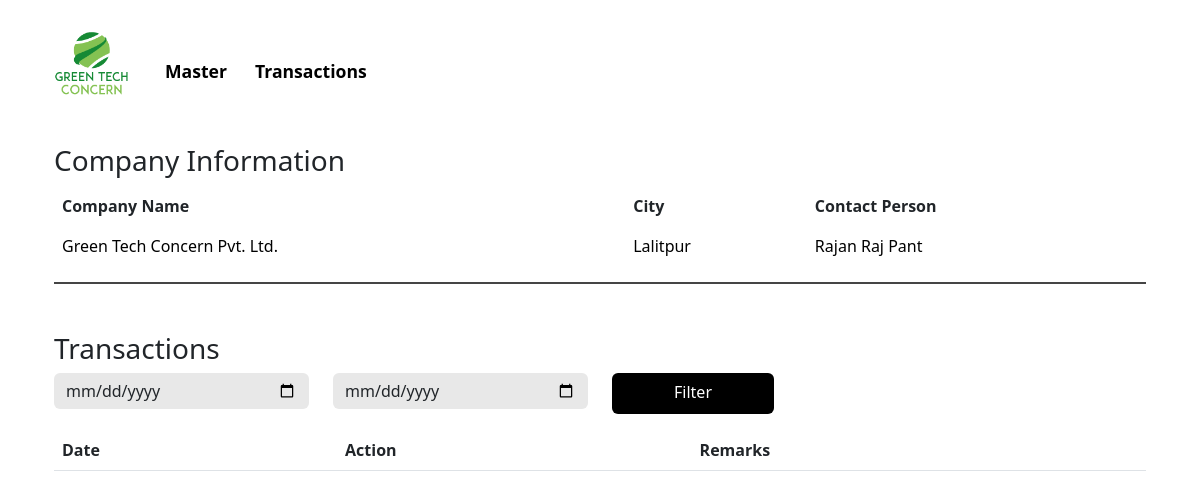
The page /companydetails/1/ on the database its author committed.
### resecurityapp/models.py (models this page shows, shortened)
class Company(models.Model):
    Company_Name = models.CharField(max_length=100)
    sector = models.ForeignKey(Sector, on_delete=models.SET_NULL, null=True)
    address = models.CharField(max_length=255)
    city = models.CharField(max_length=100)
    country = models.CharField(max_length=100)
    Contact_Person = models.CharField(max_length=100)
    designation = models.CharField(max_length=100)
    email = models.EmailField()
    Phone_Number = models.CharField(max_length=20)
    requirement = models.CharField(max_length=100, default=None)
    service = models.ForeignKey(Service, on_delete=models.SET_NULL, null=True)
    brand = models.ForeignKey(Brand, on_delete=models.SET_NULL, null=True)
    Requirement_Description = models.TextField()
    currency = models.CharField(max_length=100)
    price = models.CharField(max_length=100)
    via = models.ForeignKey(Via, on_delete=models.SET_NULL, null=True)
    Referral_Name = models.CharField(max_length=100)
    Partner_Name = models.CharField(max_length=100)
    status = models.ForeignKey(Status, on_delete=models.SET_NULL, null=True)
    class Meta:
        verbose_name_plural = "companies"

### resecurityapp/views.py (the view)
# urls.py: path('companydetails/<int:company_id>/', views.companydetails, name='companydetails'),
def companydetails(request, company_id):
    company = Company.objects.get(pk=company_id)
    transactions = Transaction.objects.filter(Company_Name=company.Company_Name).order_by('-date')
    start_date = request.GET.get('start_date')
    end_date = request.GET.get('end_date')
    if start_date and end_date:
        filtered_transactions = transactions.filter(date__range=[start_date, end_date])
    else:
        filtered_transactions = transactions
    return render(request, 'companydetails.html', {'company': company, 'transactions': transactions, 'filtered_transactions': filtered_transactions})

### templates/companydetails.html (shortened to what this page needs)
{% load static %}
<!doctype html>
<html lang="en">
<head>
    <link href="https://cdn.jsdelivr.net/npm/bootstrap@5.3.2/dist/css/bootstrap.min.css" rel="stylesheet">
    <link href="{% static 'css/homepage.css' %}" rel="stylesheet">
</head>
<body>
    <div class="container">
        <div id="navbar">
            <nav class="navbar navbar-expand-lg justify-content-center">
                <div class="container-fluid mt-3">
                    <a class="navbar-brand" href="{% url 'index' %}">
                        <img src="{% static 'images/logo.png' %}" alt="Resecurity CRM" width="75">
                    </a>
                    <div class="collapse navbar-collapse" id="navbarNav">
                        <ul class="navbar-nav mt-3">
                            <li class="nav-item" id="master">
                                <a class="nav-link fw-semibold" style="cursor: pointer;">Master</a>
                            </li>
                            <li class="nav-item active" id="transactions">
                                <a class="nav-link fw-semibold" href="{% url 'index' %}">Transactions</a>
                            </li>
                        </ul>
                    </div>
                </div>
            </nav>
        </div>
        <div id="company-detail-content" class="company-detail-content container">
            <h3>Company Information</h3>
            <table class="table table-borderless">
                <thead>
                    <tr>
                        <th scope="col">Company Name</th>
                        <th scope="col">City</th>
                        <th scope="col">Contact Person</th>
                    </tr>
                </thead>
                <tbody>
                    <tr>
                        <td>{{ company.Company_Name }}</td>
                        <td>{{ company.city }}</td>
                        <td>{{ company.Contact_Person }}</td>
                    </tr>
                </tbody>
            </table>
            <div class="hl mt-3"></div>
            <div class="mt-5">
                <h3>Transactions</h3>
                <form method="GET" action="{% url 'companydetails' company.id %}">
                    <div class="row">
                        <div class="col-3">
                            <input type="date" class="form-control" name="start_date" placeholder="Start Date">
                        </div>
                        <div class="col-3">
                            <input type="date" class="form-control" name="end_date" placeholder="End Date">
                        </div>
                        <div class="col-2">
                            <button type="submit" class="btn w-100">Filter</button>
                        </div>
                    </div>
                </form>
                <table class="table mt-3">
                    <thead>
                        <tr>
                            <th scope="col">Date</th>
                            <th scope="col">Action</th>
                            <th scope="col">Remarks</th>
                        </tr>
                    </thead>
                </table>
            </div>
        </div>
    </div>
</body>
</html>

### static/css/homepage.css (style rules this page uses)
body { margin: 0; padding: 0; box-sizing: border-box; }
html { scroll-behavior: smooth; }
.nav-link { margin-left: 1vw; font-size: 1.1rem; color: black; }
.form-control { background-color: #e8e8e8; border: none; }
.btn { background-color: black; color: white; padding-bottom: 1.1vh; }
.hl { border-top: 2px solid rgb(69, 69, 69); }
.company-content, .company-detail-content, .sector-content, .sector-detail-content, .service-content, .service-detail-content, .via-content, .via-detail-content, .status-content, .status-detail-content, .brand-content, .brand-detail-content, .partner-content, .partner-detail-content { margin-top: 3%; }
.company-detail-content th, .sector-detail-content th, .service-detail-content th, .via-detail-content th, .status-detail-content th, .brand-detail-content, .partner-detail-content th { color: #212529; }

### rows shown on the page
Company: Company_Name "Green Tech Concern Pvt. Ltd.", city "Lalitpur", Contact_Person "Rajan Raj Pant"
